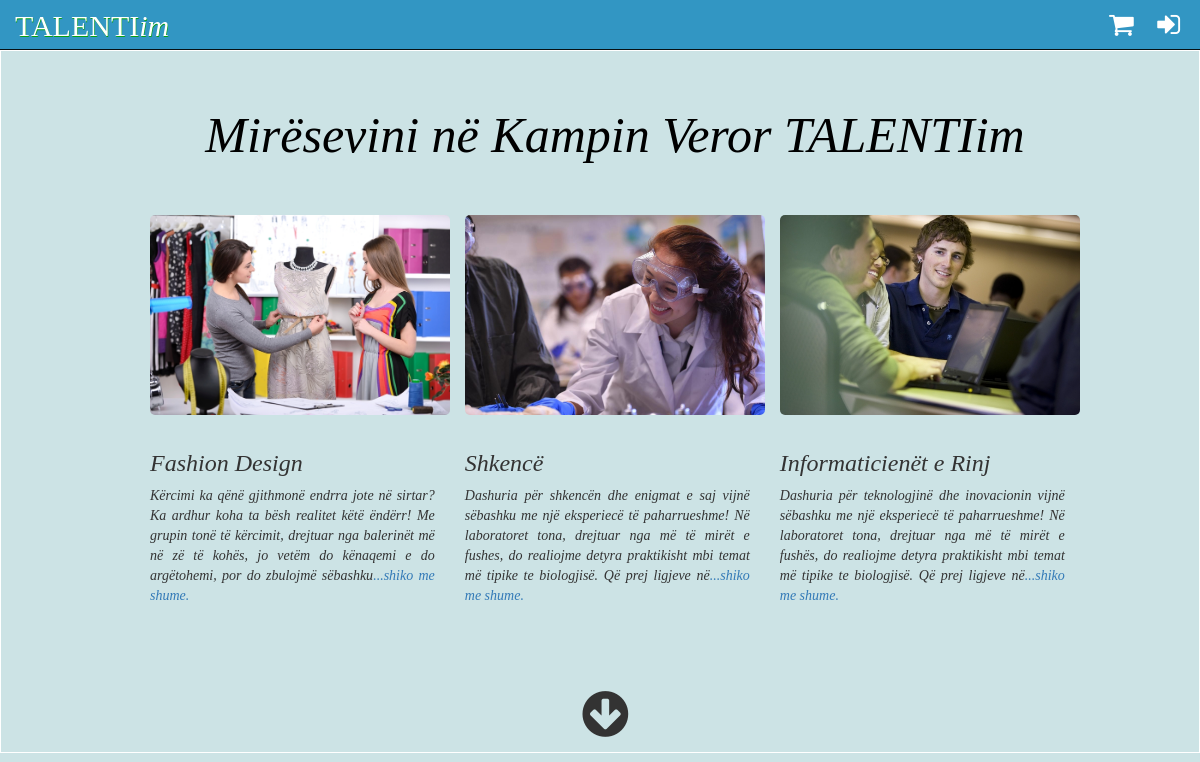
The page / on the database its author committed.
### tables this page shows
CREATE TABLE `grupet` (
  `id_grupi` int(11) NOT NULL,
  `emer_grupi` varchar(100) NOT NULL,
  `pershkrimi` varchar(700) NOT NULL,
  `orari` varchar(100) NOT NULL,
  `foto_grupi` varchar(200) NOT NULL,
  `cmimi` double(6,2) NOT NULL
);

### index.php (the view, shortened to what this page needs)
<?php require 'includes/headerIndex.php'; ?>
	<table id="tabela">
			<tbody id="telajo">
			</tbody>
		</table>
	<div class="wrapper">
		<div class="mesazhiPershendetes">Mirësevini në Kampin Veror TALENTI<em>im</em></div>
		<div class="kampetRandom">
		<?php
			$query_3rand="select * from grupet order by rand()";
			$result=mysqli_query($connection, $query_3rand);
			$nr=mysqli_num_rows($result);
			$i=0;
			for($i; $i<$nr && $i<3; $i++){
				$row=mysqli_fetch_assoc($result);
		?>
					<div class="grupi">
						<img src="foto/kampet/<?php echo $row['foto_grupi']; ?>" class="foto_grupi">
						<div class="detaje">
							<h3><?php echo $row['emer_grupi']; ?></h3>
							<p><?php $pershkrimi=$row['pershkrimi'];
							$gjat=strpos(wordwrap($pershkrimi,250,"\n",false), "\n");
									$pershkrimiNdare=substr($pershkrimi, 0, $gjat);
									echo "$pershkrimiNdare<a href='grupi.php?id_gr=".$row['id_grupi']."'>...shiko me shume.</a>";
		?>					</p>
						</div>
					</div>
		<?php
			}
		?>
		</div>
		<div class="shikoTeGjitha">
			<span id="btnShikoTeGjitha"><i class="fa fa-arrow-circle-down fa-lg"></i></i></span>
		</div>
	</div>
</body>
</html>

### includes/headerIndex.php (shortened to what this page needs)
<!DOCTYPE html>
<html>
<head>
	<link href="//maxcdn.bootstrapcdn.com/font-awesome/4.7.0/css/font-awesome.min.css" rel="stylesheet">
	<link rel="stylesheet" type="text/css" href="css/bootstrap.css">
	<link rel="stylesheet" type="text/css" href="css/fonts/font-faces.css">
	<link rel="stylesheet" type="text/css" href="css/loggedIn.css">
	<link rel="stylesheet" type="text/css" href="css/index.css">
</head>
<body>
	<div class="top_bar">
		<div class="logo">
			<a href="index.php">TALENTI<em>im<em></a>
		</div>
		<nav>
			<a href="shporta.php" id="shporta"><i class="fa fa-shopping-cart  fa-lg"></i></a>
			<a href="hyr.php" id="hyr"><i class="fa fa-sign-in fa-lg"></i></a>
		</nav>
	</div>

### css/loggedIn.css (style rules this page uses)
body { background-color: #CCE3E5; font-family: 'Quicksand-Regular'; }
.top_bar { position: fixed; z-index: 1; width: 100%; height: 45px; min-width: 1050px; background-color: #3296C3; border-bottom: 1px solid #071012; color: white; margin: 0 0 10px 0; display: inline-flex; }
.logo a { font-family: 'Quicksand-Bold'; margin-left: 15px; font-size: 150%; position: relative; top: 5px; text-decoration: none; text-shadow: 0.5px 0.5px 0px #07A012 ; color: white; }
nav { position: absolute; right: 0%; padding: 5px; margin: 5px; }
nav a { position: relative; text-decoration: none; color: white; margin: 0 10px 0 10px; }
.wrapper { position: relative; top: 50px; margin: 0 auto; padding: 0 10px; width: 80%; min-width: 950px; }

### css/index.css (style rules this page uses)
.wrapper { position: absolute; padding: 15px; padding-right: 30px; width: 80%; top: 90px; left: 120px; }
#shporta { font-size: 2rem; }
#hyr { font-size: 2rem; }
.top_bar { height: 5rem; }
.logo a { font-size: 3rem; }
#tabela { position: absolute; top: 5rem; border: 1px solid white; border-collapse: collapse; table-layout: fixed; width: 100%; }
div.mesazhiPershendetes { position: absolute; text-align: center; top: 10px; margin-bottom: 60px; width: 100%; height: 60px; font-size: 50px; font-family: 'quicksand-bold'; color: black; transition: color 1s; }
.foto_grupi { max-height: 200px; max-width: 300px; border-radius: 5px; transition: border 1s; margin-left: 15px; }
.kampetRandom { display: flex; position: relative; top: 11rem; }
div.grupi { height: 450px; }
div.detaje { margin-left: 10px; padding: 10px; margin: 5px; text-align: justify; }
.shikoTeGjitha { text-align: center; font-size: 4rem; width: 20px; position: relative; top: 13rem; left: 50%; margin-left: -10px; cursor: pointer; transition: all 0.5s; }

### rows shown on the page
grupet: foto_grupi (picture), emer_grupi "Fashion Design", pershkrimi "Kërcimi ka qënë gjithmonë endrra jote në sirtar? Ka ardhur koha ta bësh realitet këtë ëndërr! Me grupin tonë të kërcimit, drejtuar nga balerinët më në zë të kohës, jo vetëm do kënaqemi e do argëtohemi, por do zbulojmë sëbashku"
grupet: foto_grupi (picture), emer_grupi "Shkencë", pershkrimi "Dashuria për shkencën dhe enigmat e saj vijnë sëbashku me një eksperiecë të paharrueshme! Në laboratoret tona, drejtuar nga më të mirët e fushes, do realiojme detyra praktikisht mbi temat më tipike te biologjisë. Që prej ligjeve në"
grupet: foto_grupi (picture), emer_grupi "Informaticienët e Rinj", pershkrimi "Dashuria për teknologjinë dhe inovacionin vijnë sëbashku me një eksperiecë të paharrueshme! Në laboratoret tona, drejtuar nga më të mirët e fushës, do realiojme detyra praktikisht mbi temat më tipike te biologjisë. Që prej ligjeve në"
